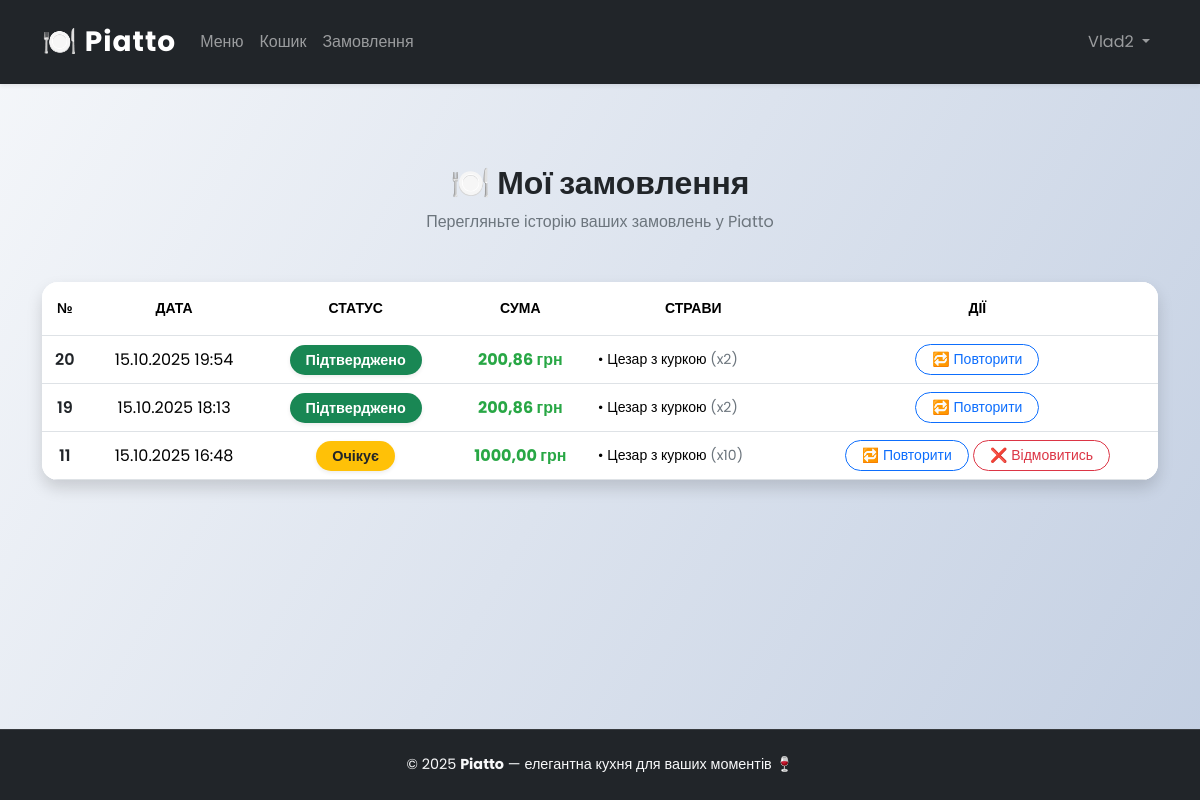
Before: /orders/history/ (signed in) with the older database file.
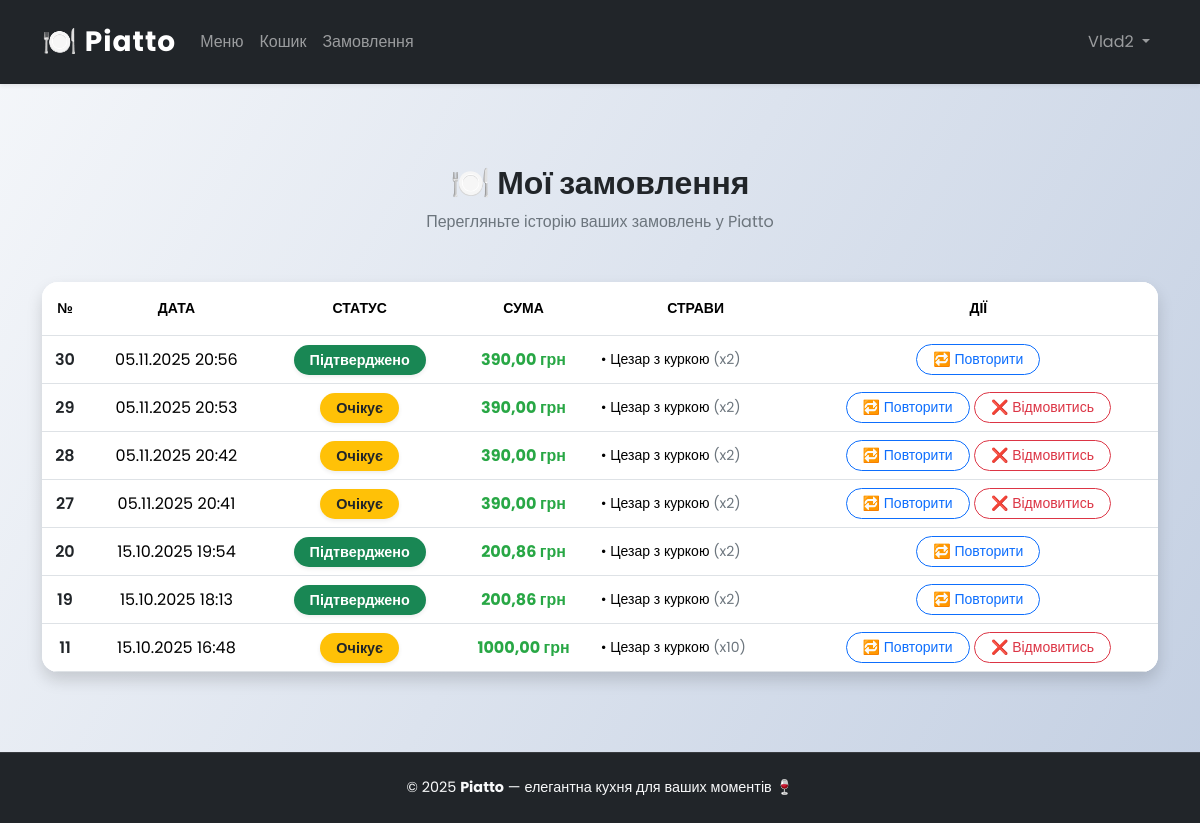
After: the same page with the newer database file.
### orders/models.py (models this page shows, shortened)
class Order(models.Model):
    payment_methods = (
        ("cash", "Готівка при отриманні"),
        ("card", "Онлайн оплата "),
    )
    user = models.ForeignKey(User, null=True, blank=True, on_delete=models.SET_NULL)
    name = models.CharField(max_length=150)
    phone = models.CharField(max_length=150)
    address = models.TextField()
    email = models.EmailField()
    payment_method = models.CharField(max_length=20, choices=payment_methods, default="cash")
    created_at = models.DateTimeField(auto_now_add=True)
    is_confirmed = models.BooleanField(default=False)  # замовлення підтверджене?
    token = models.UUIDField(default=uuid.uuid4, unique=True)  # унікальний токен для підтвердження
    @property
    def total_price(self):
        return sum(item.price * item.quantity for item in self.items.all())

class OrderItem(models.Model):
    order = models.ForeignKey(Order, on_delete=models.CASCADE, related_name="items")
    dish = models.ForeignKey(Dish, on_delete=models.CASCADE)
    quantity = models.PositiveIntegerField(default=1)
    price = models.DecimalField(max_digits=8, decimal_places=2, null=True, blank=True)

### menu/models.py (models this page shows, shortened)
class Dish(models.Model):
    name = models.CharField(max_length=150)
    category = models.ForeignKey(Category, on_delete=models.CASCADE, related_name="dishes")
    description = models.TextField()
    ingredients = models.TextField()
    image = models.ImageField(upload_to="dishes/", blank=True, null=True)
    price = models.FloatField(default=100.00)
    available = models.BooleanField(default=True)

### orders/views.py (the view)
# urls.py: path("history/", views.order_history, name="order_history"),
@login_required(login_url='register:login')
def order_history(request):
    orders = Order.objects.filter(user=request.user).order_by('-created_at')
    return render(request, 'orders/order_history.html', {'orders': orders})

### templates/orders/order_history.html (shortened to what this page needs)
{% extends "base.html" %}
{% block content %}
<div class="container my-5">
  <div class="text-center mb-5">
    <h2 class="fw-bold text-dark mb-2">🍽️ Мої замовлення</h2>
    <p class="text-muted">Перегляньте історію ваших замовлень у Piatto</p>
  </div>
  {% if not user.is_authenticated %}
    <div class="text-center py-5">
      <h5 class="text-muted mb-3">Щоб переглянути історію замовлень, увійдіть у свій акаунт</h5>
      <a href="{% url 'register:login' %}" class="btn btn-lg btn-primary rounded-pill shadow-sm">
        🔐 Увійти
      </a>
    </div>
  {% elif orders %}
    <div class="table-responsive shadow rounded-4 overflow-hidden">
      <table class="table align-middle text-center mb-0 bg-white">
        <thead class="bg-light text-uppercase text-secondary small">
          <tr>
            <th class="py-3">№</th>
            <th>Дата</th>
            <th>Статус</th>
            <th>Сума</th>
            <th>Страви</th>
            <th>Дії</th>
          </tr>
        </thead>
        <tbody>
          {% for order in orders %}
          <tr class="order-row">
            <td class="fw-semibold text-dark">{{ order.id }}</td>
            <td>{{ order.created_at|date:"d.m.Y H:i" }}</td>
            <td>
              {% if order.is_confirmed %}
                <span class="badge rounded-pill bg-success px-3 py-2 shadow-sm">Підтверджено</span>
              {% else %}
                <span class="badge rounded-pill bg-warning text-dark px-3 py-2 shadow-sm">Очікує</span>
              {% endif %}
            </td>
            <td class="fw-bold text-success">{{ order.total_price }} грн</td>
            <td>
              <ul class="list-unstyled small mb-0 text-start">
                {% for item in order.items.all %}
                  <li>• {{ item.dish.name }} <span class="text-muted">(x{{ item.quantity }})</span></li>
                {% endfor %}
              </ul>
            </td>
            <td>
              <form method="post" action="{% url 'orders:repeat_order' order.id %}" class="d-inline">
                <button type="submit" class="btn btn-sm btn-outline-primary rounded-pill px-3">
                  🔁 Повторити
                </button>
              </form>
              {% if not order.is_confirmed %}
              <form method="post" action="{% url 'orders:cancel_order' order.id %}" class="d-inline" onsubmit="return confirm('Ви точно хочете відмовитись від цього замовлення?')">
                <button type="submit" class="btn btn-sm btn-outline-danger rounded-pill px-3">
                  ❌ Відмовитись
                </button>
              </form>
              {% endif %}
            </td>
          </tr>
          {% endfor %}
        </tbody>
      </table>
    </div>
  {% endif %}
</div>
{% endblock %}

### templates/base.html (shortened to what this page needs)
{% load static %}
<!DOCTYPE html>
<html lang="uk">
<head>
  <link href="https://cdn.jsdelivr.net/npm/bootstrap@5.3.3/dist/css/bootstrap.min.css" rel="stylesheet">
  <link rel="stylesheet" href="{% static 'css/style.css' %}">
</head>
<body class="d-flex flex-column min-vh-100">
  <nav class="navbar navbar-expand-lg navbar-dark shadow-sm py-3">
    <div class="container">
      <a class="navbar-brand fw-bold fs-3" href="{% url 'home' %}">
        🍽️ Piatto
      </a>
      <div class="collapse navbar-collapse" id="navbarNav">
        <ul class="navbar-nav me-auto mb-2 mb-lg-0">
          <li class="nav-item"><a class="nav-link" href="{% url 'menu:category_list' %}">Меню</a></li>
          <li class="nav-item"><a class="nav-link" href="{% url 'cart:cart_detail' %}">Кошик</a></li>
          <li class="nav-item"><a class="nav-link" href="{% url 'orders:order_history' %}">Замовлення</a></li>
        </ul>
        <ul class="navbar-nav ms-auto">
          {% if user.is_authenticated %}
          <li class="nav-item dropdown">
            <a class="nav-link dropdown-toggle" href="#" data-bs-toggle="dropdown">
              {{ user.username }}
            </a>
          </li>
          {% endif %}
        </ul>
      </div>
    </div>
  </nav>
  <main class="flex-grow-1">
    {% block content %}{% endblock %}
  </main>
  <footer class="footer text-center py-4 mt-auto">
    <div class="container">
      <p class="mb-0 text-light">
        &copy; 2025 <b>Piatto</b> — елегантна кухня для ваших моментів 🍷
      </p>
    </div>
  </footer>
</body>
</html>

### static/css/style.css (style rules this page uses)
body { font-family: 'Poppins', sans-serif; background: linear-gradient(120deg, #f5f7fa, #c3cfe2); color: #333; min-height: 100vh; display: flex; flex-direction: column; }
.navbar { background: #212529 !important; box-shadow: 0 4px 15px rgba(0, 0, 0, 0.2); }
.navbar-brand { font-weight: 700; letter-spacing: 1px; }
.nav-link { transition: 0.3s; }
main { flex: 1; padding-top: 2rem; padding-bottom: 2rem; }
.btn { border-radius: 0.75rem; transition: all 0.2s ease; }
.table { border-radius: 0.75rem; overflow: hidden; }
.table th, .table td { vertical-align: middle; text-align: center; }
.section-title, h2, h1 { font-weight: 700; color: #212529; margin-bottom: 1rem; }
footer { background: #212529; color: #ccc; text-align: center; padding: 1rem 0; margin-top: auto; font-size: 0.9rem; border-top: 1px solid rgba(255, 255, 255, 0.1); }
form { margin-bottom: 0; }
.badge { font-size: 0.9rem; padding: 0.4em 0.6em; }
.text-success { color: #28a745 !important; }
.text-muted { color: #6c757d !important; }
.container, .card, .table, .form-control { animation: fadeInUp 0.4s ease; }

Changed rows visible on the page:
added Order: id "30", created_at "05.11.2025 20:56", is_confirmed "Підтверджено", total_price "390,00"
added OrderItem: dish.name "Цезар з куркою", quantity "2", shown under "30"
added Order: id "29", created_at "05.11.2025 20:53", is_confirmed "Очікує", total_price "390,00"
added OrderItem: dish.name "Цезар з куркою", quantity "2", shown under "29"
added Order: id "28", created_at "05.11.2025 20:42", is_confirmed "Очікує", total_price "390,00"
added OrderItem: dish.name "Цезар з куркою", quantity "2", shown under "28"
added Order: id "27", created_at "05.11.2025 20:41", is_confirmed "Очікує", total_price "390,00"
added OrderItem: dish.name "Цезар з куркою", quantity "2", shown under "27"
